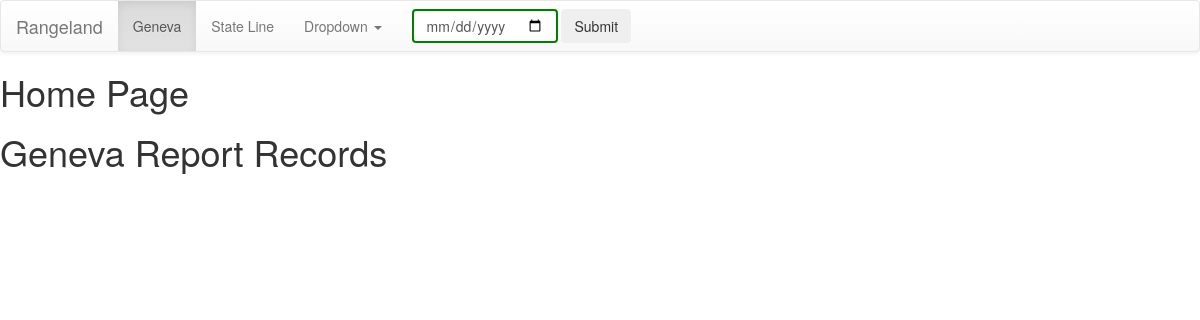
Before: / with the older database file.
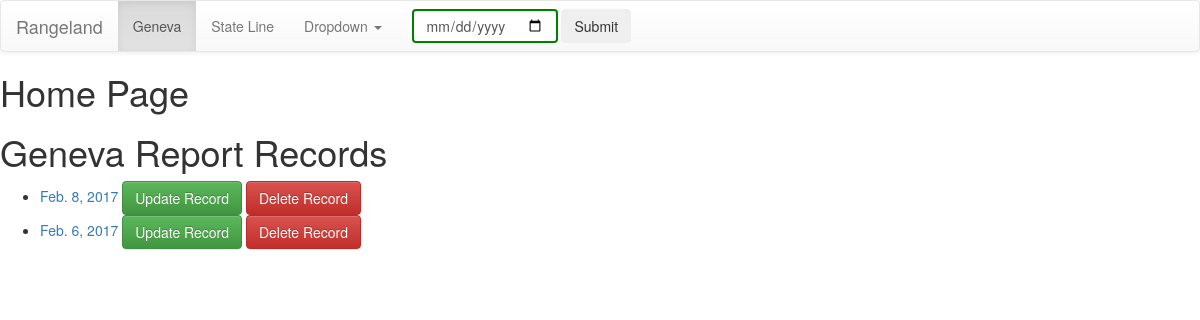
After: the same page with the newer database file.
### geneva/models.py (models this page shows, shortened)
class GvData(models.Model):
    gv_01_open_stock = models.FloatField(default=0)
    gv_02_open_stock = models.FloatField(default=0)
    gv_03_open_stock = models.FloatField(default=0)
    gv_01_close_stock = models.FloatField(default=0)
    gv_02_close_stock = models.FloatField(default=0)
    gv_03_close_stock = models.FloatField(default=0)
    gv_01_open_gauge = models.CharField(max_length=20, default="0' 0\" /16ths")
    gv_02_open_gauge = models.CharField(max_length=20, default="0' 0\" /16ths")
    gv_03_open_gauge = models.CharField(max_length=20, default="0' 0\" /16ths")
    gv_01_close_gauge = models.CharField(max_length=20, default="0' 0\" /16ths")
    gv_02_close_gauge = models.CharField(max_length=20, default="0' 0\" /16ths")
    gv_03_close_gauge = models.CharField(max_length=20, default="0' 0\" /16ths")
    gv_01_stock_change = models.FloatField(default=0)
    gv_02_stock_change = models.FloatField(default=0)
    gv_03_stock_change = models.FloatField(default=0)
    tact1_open = models.FloatField(default=0)
    tact2_open = models.FloatField(default=0)
    tact3_open = models.FloatField(default=0)
    tact4_open = models.FloatField(default=0)
    tact5_open = models.FloatField(default=0)
    tact1_close = models.FloatField(default=0)
    tact2_close = models.FloatField(default=0)
    tact3_close = models.FloatField(default=0)
    tact4_close = models.FloatField(default=0)
    tact5_close = models.FloatField(default=0)
    tact1_total = models.FloatField(default=0)
    tact2_total = models.FloatField(default=0)
    tact3_total = models.FloatField(default=0)
    tact4_total = models.FloatField(default=0)
    tact5_total = models.FloatField(default=0)
    incoming_meter_1_open = models.FloatField(default=0)
    incoming_meter_2_open = models.FloatField(default=0)
    incoming_meter_1_close = models.FloatField(default=0)
    incoming_meter_2_close = models.FloatField(default=0)
    outgoing_meter_1_open = models.FloatField(default=0)
    outgoing_meter_2_open = models.FloatField(default=0)
    outgoing_meter_1_close = models.FloatField(default=0)
    outgoing_meter_2_close = models.FloatField(default=0)
    incoming_meter_1_total = models.FloatField(default=0)
    incoming_meter_2_total = models.FloatField(default=0)
    outgoing_meter_1_total = models.FloatField(default=0)
    outgoing_meter_2_total = models.FloatField(default=0)
    incoming_meter_daily_total = models.FloatField(default=0)
    outgoing_meter_daily_total = models.FloatField(default=0)
    gsv_total = models.FloatField(default=0)
    transactions_total = models.FloatField(default=0)
    comments = models.CharField(max_length=200, default='comments')
    slug = models.SlugField(unique=True)
    report_file = models.FileField(default=None)
    pub_date = models.DateField(db_index=True)
    class Meta:
        verbose_name = 'GV info'
        ordering = ['-pub_date']
        get_latest_by = 'pub_date'

### geneva/views.py (the view)
# urls.py: url(r'^$', views.IndexView.as_view(), name='index'),
class IndexView(generic.ListView):
    template_name = 'geneva/index.html'
    def get_queryset(self):
        return GvData.objects.all()

### geneva/templates/geneva/index.html (shortened to what this page needs)
{% extends 'geneva/base.html'%}
{% block content %}
  <h1>Home Page</h1>
    <h1>Geneva Report Records</h1>
    <ul>
        {% for record in object_list %}
        <li><a href="{% url 'geneva:geneva_record' record.id %}">{{ record.pub_date }}</a>
            <form action="{% url 'geneva:record-update' record.id %}" method="get" style="display: inline">
                <button class="btn btn-success" >Update Record</button>
            </form><form action="{% url 'geneva:record-delete' record.id %}" method="post" style="display: inline">
                <button class="btn btn-danger" >Delete Record</button>
            </form>
        </li>
        {% endfor %}
    </ul>
{% endblock %}

### geneva/templates/geneva/base.html (shortened to what this page needs)
{% load staticfiles %}
<!DOCTYPE html>
<html lang="en">
<head>
    <link rel="stylesheet" type="text/css" href="{% static 'geneva/style.css'%}">
    <link rel="stylesheet" href="https://maxcdn.bootstrapcdn.com/bootstrap/3.3.7/css/bootstrap.min.css">
    <link rel="stylesheet" href="https://maxcdn.bootstrapcdn.com/bootstrap/3.3.7/css/bootstrap-theme.min.css">
  </head>
    <nav class="navbar navbar-default">
  	<div class="container-fluid">
    <div class="navbar-header">
      <a class="navbar-brand" href="#">Rangeland</a>
    </div>
    <div class="collapse navbar-collapse" id="bs-example-navbar-collapse-1">
      <ul class="nav navbar-nav">
        <li class="active"><a href="{% url 'geneva:index' %}">Geneva <span class="sr-only">(current)</span></a></li>
        <li><a href="#">State Line</a></li>
        <li class="dropdown">
          <a href="#" class="dropdown-toggle" data-toggle="dropdown" role="button" aria-haspopup="true" aria-expanded="false">Dropdown <span class="caret"></span></a>
        </li>
      </ul>
      <form class="navbar-form navbar-left">
        <div class="form-group">
          <input type="Date" class="form-control" placeholder="Date">
          <button type="submit" class="btn btn-defualt">Submit</button>
        </div>
      </form>
    </div>
  </div>
</nav>
<body>
{% block content %}
{% endblock %}
</body>
</html>

### geneva/static/geneva/style.css (style rules this page uses)
input:valid, textarea:valid { border: 2px solid green; }

Changed rows visible on the page:
added GvData: pub_date "Feb. 8, 2017"
added GvData: pub_date "Feb. 6, 2017"
